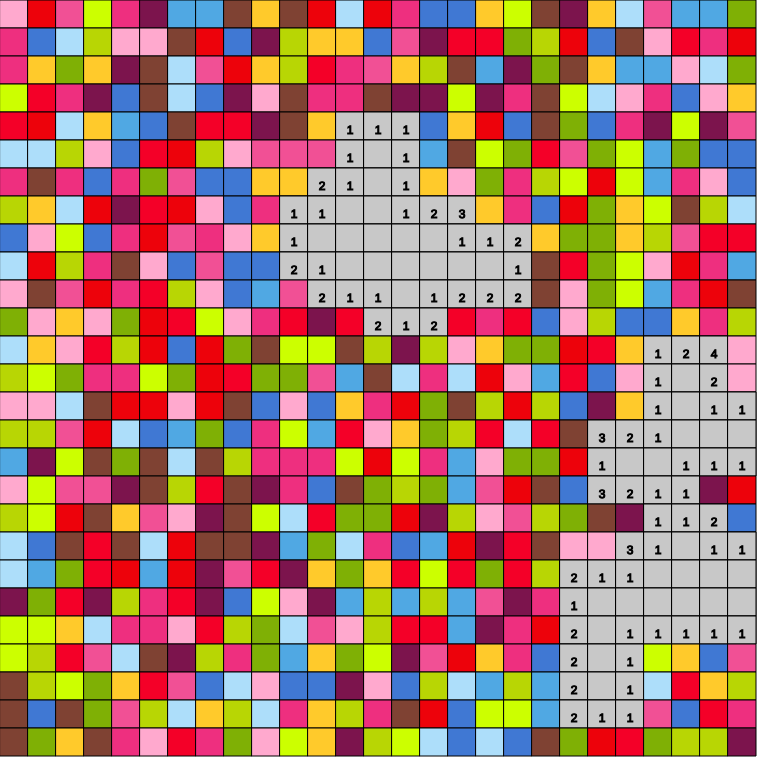
Frame 1 (no input)
Frame 60 (no input): identical to frame 1, image omitted
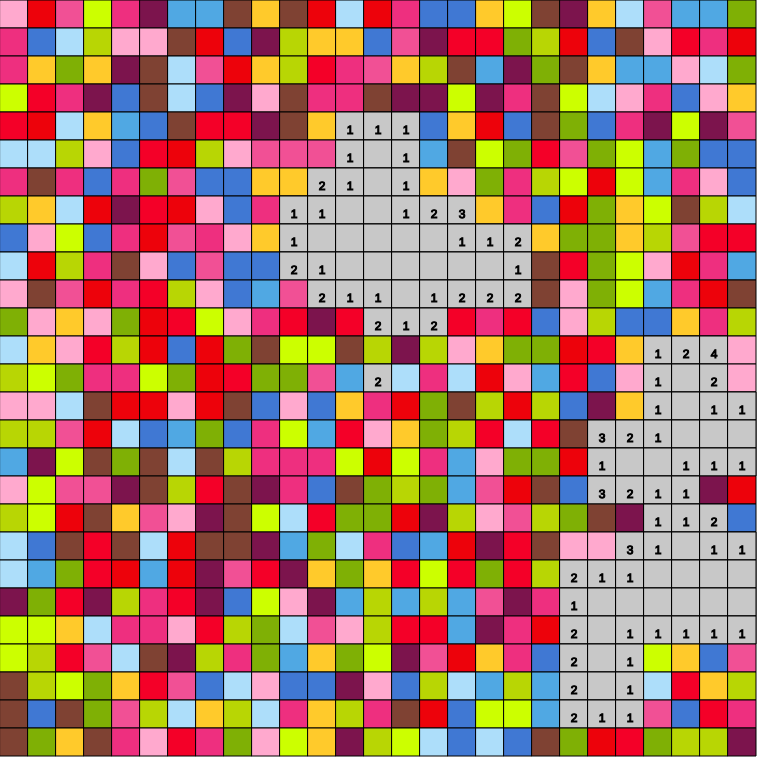
Frame 120 (the mouse pressed at the canvas centre since frame 60)

The p5.js sketch that drew these frames (run headless with seeded random() and noise() and a simulated clock; from frame 60 on, the mouse is pressed at the canvas centre):

// p5.js sketch
// ── sketch.js

function make2DArray (cols, rows) {
 var arr = new Array(cols);
 for (var i = 0; i < arr.length; i++) {
	arr[i] = new Array(rows);

	}	
	return arr;
}


var grid;
var cols;
var rows;
var w = 28;

var rTiles;
var totalBees;
var a;
var startTiles = 4;
var test = 0;
var options = [];
var optionsb = [];
function setup(){
	createCanvas(757, 757);
	cols = floor (width / w);
	rows = floor (height / w);
	totalBees = floor((cols * rows) * random(0.16, 0.21));
    rTiles = cols * rows;
	grid = make2DArray(cols, rows);
	for (var i = 0; i < cols; i++) {
		for (var j = 0; j < rows; j++) {
			
			grid[i][j] = new Cell(i, j, w);
			
		}
	}
	
	
	for (var i = 0; i < cols; i++) {
		for (var j = 0; j < rows; j++) {
			options.push([i, j]);
		}
	}
	
	for (var n = 0; n < totalBees; n++) {
		var index = floor(random(options.length));
		var choice = options[index];
		var i = choice[0];
		var j = choice[1];
		options.splice(index, 1);
		grid[i][j].bee = true;
	}
	
	for (var i = 0; i < cols; i++) {
		for (var j = 0; j < rows; j++) {
			
			grid[i][j].countNeighbours();
			
		}
	}
    for (var i = 0; i < cols; i++) {
        for (var j = 0; j < rows; j++) {
            a = floor(random(0, 14));
            if(a == 0){
                
                grid[i][j].color1 = true;
            }else if(a == 1){
                
                grid[i][j].color2 = true;
            } else if(a == 2){
                
                grid[i][j].color3 = true;
            } else if(a == 3){
                
                grid[i][j].color4 = true;
            } else if(a == 4){
                
                grid[i][j].color5 = true;
            } else if(a == 5){
                
                grid[i][j].color6 = true;
            }else if(a == 6){
                
                grid[i][j].color7 = true;
            } else if(a == 7){
                
                grid[i][j].color8 = true;
            } else if(a == 8){
                
                grid[i][j].color9 = true;
            } else if(a == 9){
                
                grid[i][j].color10 = true;
            } else if(a == 10){
                
                grid[i][j].color11 = true;
            }else if(a == 11){
                
                grid[i][j].color12 = true;
            } else if(a == 12){
                
                grid[i][j].color13 = true;
            } else if(a == 13){
                
                grid[i][j].color14 = true;
            } else if(a == 14){
                
                grid[i][j].color15 = true;
            }
            
        }
    }
    for (var i = 0; i < cols; i++) {
        for (var j = 0; j < rows; j++) {
            
            if(grid[i][j].neighbourCount ==0){
                optionsb.push([i, j]);
            }
        }
    }
    for (var s = 0; s < startTiles; s++) {
        var index = floor(random(optionsb.length));
        
        var choice = optionsb[index];
        var i = choice[0];
        var j = choice[1];
		if(!grid[i][j].revealed){
			optionsb.splice(index, 1);
			grid[i][j].reveal();
		}
    }
}

function gameOver () {
	for (var i = 0; i < cols; i++) {
		for (var j = 0; j < rows; j++) {
			if(grid[i][j].flag && !grid[i][j].wrong){
				grid[i][j].gameOver = true;
				grid[i][j].bee = true;
				
			}
			if(!grid[i][j].wrong){
				grid[i][j].gameOver = true;
			}
			grid[i][j].flag = false;
			grid[i][j].revealed = true;
			
		}
	}
}

function gameWon () {
	for (var i = 0; i < cols; i++) {
		for (var j = 0; j < rows; j++) {
			
			grid[i][j].flag = false;
			grid[i][j].bee = false;
			grid[i][j].wrong = false;
			grid[i][j].won = true;
			grid[i][j].revealed = true;
			
		}
	}
	
}

window.addEventListener("contextmenu", function(e) { e.preventDefault(); })
function mousePressed () {
	
	for (var i = 0; i < cols; i++) {
		for (var j = 0; j < rows; j++) {
			
			if(grid[i][j].contains(mouseX, mouseY)) {
				if (mouseButton === LEFT) {
                    if(grid[i][j].flag){
                        
                    
                    }
                    if (grid[i][j].bee) {
                        gameOver();
                    }
                    if(grid[i][j].revealed){
                        return;
                    }else if (!grid[i][j].revealed) {
                        grid[i][j].reveal();
                    }
				}
				if (mouseButton === RIGHT) {
					if(!grid[i][j].revealed){
						if (grid[i][j].bee){
							totalBees--;
                            
						}else {
							grid[i][j].wrong = true;
							totalBees++;
                            
						}
						grid[i][j].bee = false;
						grid[i][j].revealed = true;
						grid[i][j].flag = true;
						rTiles--;
						
					}else if(grid[i][j].flag && !grid[i][j].wrong){
						grid[i][j].revealed = false;
						grid[i][j].flag = false;
						grid[i][j].bee = true;
						totalBees++;
						rTiles++;
					} else if(grid[i][j].flag && grid[i][j].wrong) {
						grid[i][j].revealed = false;
						grid[i][j].flag = false;
						grid[i][j].wrong = false;
						grid[i][j].countNeighbours();
						totalBees--;
						rTiles++;
					}
					if(grid[i][j].revealed){
						
						return;
						
					}
				}
				if (mouseButton === CENTER){
					if(grid[i][j].revealed && !grid[i][j].bee && !grid[i][j].flag && grid[i][j].neighbourCount > 0){
						grid[i][j].countFlags();
					}else {
						return;
					}
				}
			}
		}
	}
	
}

function draw(){
	background(255);
	for (var i = 0; i < cols; i++) {
		for (var j = 0; j < rows; j++) {
			
			grid[i][j].show();
		}
	}
	
}

// ── cell.js
function Cell(i, j, w) {
	this.i = i;
	this.j = j;
	this.x = i * w;
	this.y = j * w;
	this.w = w;
	this.neighbourCount = 0;
	
	this.bee = false;
	this.revealed = false;
	this.flag = false;
	this.wrong = false;
	this.won = false;
	this.gameOver = false;
    this.color1 = false;
    this.color2 = false;
    this.color3 = false;
    this.color4 = false;
    this.color5 = false;
    this.color6 = false;
    this.color7 = false;
    this.color8 = false;
    this.color9 = false;
    this.color10 = false;
    this.color11 = false;
    this.color12 = false;
    this.color13 = false;
    this.color14 = false;
    this.color15 = false;
}

Cell.prototype.show = function() {
	
	if (rTiles == 0 && totalBees == 0) {
		gameWon();
	}
	if(!this.gameover) {
		stroke(0);
		//noFill();
		
        
        if(this.color1){
            fill(237, 2, 11);
        }else if(this.color2){
            
            fill(244, 0, 40);
        } else if(this.color3){
            
            fill(255, 202, 43);
        } else if(this.color4){
            
            fill(238, 47, 127);
        } else if(this.color5){
            
            fill(241, 80, 149);
        } else if(this.color6){
            
            fill(255, 169, 206);
        }else if(this.color7){
            
            fill(64, 120, 211);
        } else if(this.color8){
            
            fill(80, 168, 227);
        } else if(this.color9){
            
            fill(173, 222, 250);
        } else if(this.color10){
            
            fill(127, 176, 5);
        } else if(this.color11){
            
            fill(184, 214, 4);
        }else if(this.color12){
            
            fill(204, 255, 0);
        } else if(this.color13){
            
            fill(124, 20, 77);
        } else if(this.color14){
            
            fill(127, 66, 51);
        } else if(this.color15){
            
            fill(108, 92, 50);
        }
		rect(this.x, this.y, this.w, this.w);
	}
	if (this.revealed) {
		if (this.gameOver && this.bee) {
			fill(200);
			rect(this.x, this.y, this.w, this.w);
			fill(150);
			ellipse(this.x + this.w * 0.5, this.y + this.w * 0.5, this.w * 0.5);
		}else if(this.bee) {
			fill(150);
			ellipse(this.x + this.w * 0.5, this.y + this.w * 0.5, this.w * 0.5);	
		} else if(this.flag) {
			fill(0);
			rect(this.x, this.y, this.w, this.w);
		} else if (this.wrong) {
			fill('red');
			rect(this.x, this.y, this.w, this.w);
		} 
		else if (this.won) {
			fill('green');
			rect(this.x, this.y, this.w, this.w);
		}else if (this.gameOver) {
			fill('orange');
			rect(this.x, this.y, this.w, this.w);
		}else {
			fill(200);
			rect(this.x, this.y, this.w, this.w);
			if(this.neighbourCount > 0) {
				textAlign(CENTER);
				fill(0);
				text(this.neighbourCount, this.x + this.w * 0.5, this.y + this.w - 6);
              
			}
		}
		
	}
}

Cell.prototype.countNeighbours = function (x, y) {
	if (this.bee) {
		this.neighbourCount = -1;
		return;
	}
	var total = 0;
	
	for(xoff = -1; xoff <= 1; xoff++) {
		for(yoff = -1; yoff <= 1; yoff++) {
			var i = this.i + xoff;
			var j = this.j + yoff;
			if (i > -1 && i < cols && j > -1 && j < rows) {
				var neighbour = grid[i][j];
				if(neighbour.bee || neighbour.flag && !neighbour.wrong) {
					total++;
				}
			}
		}
	}
	this.neighbourCount = total;
}

Cell.prototype.countFlags = function(x, y) {
	
	var total = 0;
	
	for(xoff = -1; xoff <= 1; xoff++) {
		for(yoff = -1; yoff <= 1; yoff++) {
			var i = this.i + xoff;
			var j = this.j + yoff;
			if (i > -1 && i < cols && j > -1 && j < rows) {
				var flagged = grid[i][j];
				if(flagged.flag) {
					total++;
				}
			}
		}
	}
	
	if(this.neighbourCount == total){
		for(xoff = -1; xoff <= 1; xoff++) {
			for(yoff = -1; yoff <= 1; yoff++) {
				var i = this.i + xoff;
				var j = this.j + yoff;
				if (i > -1 && i < cols && j > -1 && j < rows) {
					if(!grid[i][j].revealed){
						grid[i][j].reveal();
						if(grid[i][j].bee){
							gameOver();
						}
					}
				}
			}
		}
	}else{
		return;
	}
}

Cell.prototype.contains = function (x, y) {
	
	return(x > this.x && x < this.x + this.w && y > this.y && y < this.y + this.w); 
		
	
}

Cell.prototype.reveal = function (x, y) {
	this.revealed = true;		
    rTiles--;
	if (this.neighbourCount == 0) {
		this.floodFill();
	}
}

Cell.prototype.floodFill = function() {
  for (var xoff = -1; xoff <= 1; xoff++) {
    var i = this.i + xoff;
    if (i < 0 || i >= cols) continue;

    for (var yoff = -1; yoff <= 1; yoff++) {
      var j = this.j + yoff;
      if (j < 0 || j >= rows) continue;

      var neighbor = grid[i][j];
      // Note the neighbor.bee check was not required.
      // See issue #184
      if (!neighbor.revealed) {
        neighbor.reveal();
      }
    }
  }
}
